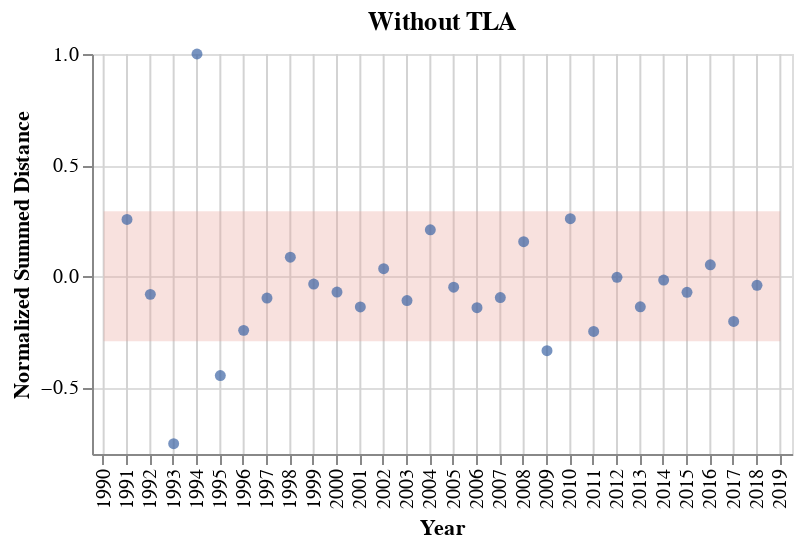
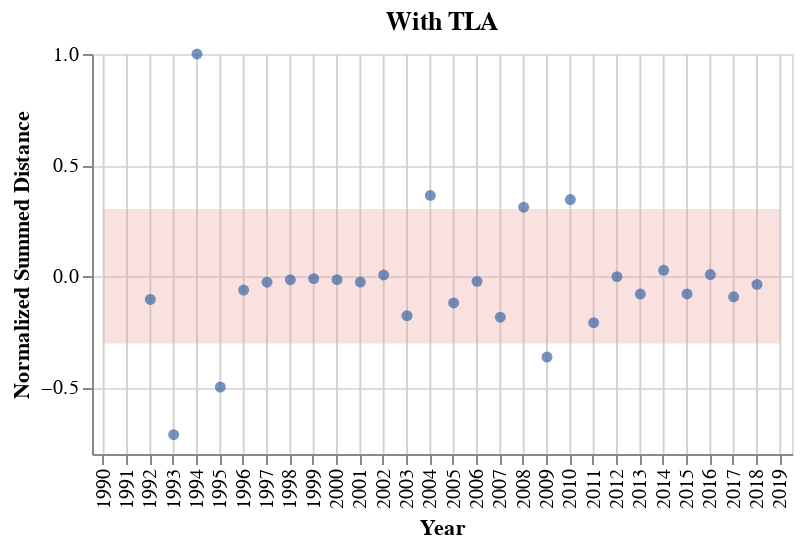

The notebook cell these images were saved under, in order:
### Code cell
bn = (bnormalized / bnormalized.max()).reset_index().rename(columns={0: "dist"})
bn["method"] = "Without TLPA"
bn["std"] = bn["dist"].std()
bn["mstd"] = -bn["dist"].std()
cn = (normalized / normalized.max()).reset_index().rename(columns={0: "dist"})
cn["method"] = "With TLPA"
cn["std"] = cn["dist"].std()
cn["mstd"] = -cn["dist"].std()

# an = pd.concat([bn, cn])
out = "out"
for an in (bn, cn):
    chart = (
        alt.Chart(an)
        .mark_circle(color="#3d65a5")
        .encode(
            x="Year:O",
            y=alt.Y("dist", title="Normalized Summed Distance"),
        )
    )
    error_bands = (
        alt.Chart(an)
        .mark_errorband(color="#e89d92")
        .encode(
            x="Year:N", y=alt.Y("std", title="Normalized Summed Distance"), y2="mstd"
        )
    )
    rules = alt.Chart(an).mark_rule(color="#d3d3d3").encode(x="Year:O")
    display(
        (rules + error_bands + chart).properties(
            width=350, height=200, title=f"With{out} TLA"
        )
    )
    out = ""

    # .facet(alt.Facet("method", title="With and without TLPA")).configure_legend(title=None, orient='top'))

### Figure 1 — Vega-Lite specification as saved in the notebook (floating-point values rounded to 4 significant figures)
{"config": {"view": {"continuousWidth": 300, "continuousHeight": 300}}, "layer": [{"mark": {"type": "rule", "color": "#d3d3d3"}, "encoding": {"x": {"field": "Year", "type": "ordinal"}}}, {"mark": {"type": "errorband", "color": "#e89d92"}, "encoding": {"x": {"field": "Year", "type": "nominal"}, "y": {"field": "std", "title": "Normalized Summed Distance", "type": "quantitative"}, "y2": {"field": "mstd"}}}, {"mark": {"type": "circle", "color": "#3d65a5"}, "encoding": {"x": {"field": "Year", "type": "ordinal"}, "y": {"field": "dist", "title": "Normalized Summed Distance", "type": "quantitative"}}}], "data": {"name": "data-3e587ffd8397d81f0bb3bb99650bf2d7"}, "height": 200, "title": "Without TLA", "width": 350, "$schema": "https://vega.github.io/schema/vega-lite/v5.20.1.json", "datasets": {"data-3e587ffd8397d81f0bb3bb99650bf2d7": [{"Year": 1990, "dist": null, "method": "Without TLPA", "std": 0.2923, "mstd": -0.2923}, {"Year": 1991, "dist": 0.2556, "method": "Without TLPA", "std": 0.2923, "mstd": -0.2923}, {"Year": 1992, "dist": -0.08166, "method": "Without TLPA", "std": 0.2923, "mstd": -0.2923}, {"Year": 1993, "dist": -0.7536, "method": "Without TLPA", "std": 0.2923, "mstd": -0.2923}, {"Year": 1994, "dist": 1.0, "method": "Without TLPA", "std": 0.2923, "mstd": -0.2923}, {"Year": 1995, "dist": -0.4468, "method": "Without TLPA", "std": 0.2923, "mstd": -0.2923}, {"Year": 1996, "dist": -0.2436, "method": "Without TLPA", "std": 0.2923, "mstd": -0.2923}, {"Year": 1997, "dist": -0.09832, "method": "Without TLPA", "std": 0.2923, "mstd": -0.2923}, {"Year": 1998, "dist": 0.08548, "method": "Without TLPA", "std": 0.2923, "mstd": -0.2923}, {"Year": 1999, "dist": -0.0353, "method": "Without TLPA", "std": 0.2923, "mstd": -0.2923}, {"Year": 2000, "dist": -0.07129, "method": "Without TLPA", "std": 0.2923, "mstd": -0.2923}, {"Year": 2001, "dist": -0.1384, "method": "Without TLPA", "std": 0.2923, "mstd": -0.2923}, {"Year": 2002, "dist": 0.03383, "method": "Without TLPA", "std": 0.2923, "mstd": -0.2923}, {"Year": 2003, "dist": -0.1096, "method": "Without TLPA", "std": 0.2923, "mstd": -0.2923}, {"Year": 2004, "dist": 0.2088, "method": "Without TLPA", "std": 0.2923, "mstd": -0.2923}, {"Year": 2005, "dist": -0.04933, "method": "Without TLPA", "std": 0.2923, "mstd": -0.2923}, {"Year": 2006, "dist": -0.1417, "method": "Without TLPA", "std": 0.2923, "mstd": -0.2923}, {"Year": 2007, "dist": -0.09612, "method": "Without TLPA", "std": 0.2923, "mstd": -0.2923}, {"Year": 2008, "dist": 0.1553, "method": "Without TLPA", "std": 0.2923, "mstd": -0.2923}, {"Year": 2009, "dist": -0.3352, "method": "Without TLPA", "std": 0.2923, "mstd": -0.2923}, {"Year": 2010, "dist": 0.2589, "method": "Without TLPA", "std": 0.2923, "mstd": -0.2923}, {"Year": 2011, "dist": -0.2483, "method": "Without TLPA", "std": 0.2923, "mstd": -0.2923}, {"Year": 2012, "dist": -0.005044, "method": "Without TLPA", "std": 0.2923, "mstd": -0.2923}, {"Year": 2013, "dist": -0.1375, "method": "Without TLPA", "std": 0.2923, "mstd": -0.2923}, {"Year": 2014, "dist": -0.01739, "method": "Without TLPA", "std": 0.2923, "mstd": -0.2923}, {"Year": 2015, "dist": -0.07248, "method": "Without TLPA", "std": 0.2923, "mstd": -0.2923}, {"Year": 2016, "dist": 0.05132, "method": "Without TLPA", "std": 0.2923, "mstd": -0.2923}, {"Year": 2017, "dist": -0.2036, "method": "Without TLPA", "std": 0.2923, "mstd": -0.2923}, {"Year": 2018, "dist": -0.04107, "method": "Without TLPA", "std": 0.2923, "mstd": -0.2923}, {"Year": 2019, "dist": null, "method": "Without TLPA", "std": 0.2923, "mstd": -0.2923}]}}

### Figure 2 — Vega-Lite specification as saved in the notebook (floating-point values rounded to 4 significant figures)
{"config": {"view": {"continuousWidth": 300, "continuousHeight": 300}}, "layer": [{"mark": {"type": "rule", "color": "#d3d3d3"}, "encoding": {"x": {"field": "Year", "type": "ordinal"}}}, {"mark": {"type": "errorband", "color": "#e89d92"}, "encoding": {"x": {"field": "Year", "type": "nominal"}, "y": {"field": "std", "title": "Normalized Summed Distance", "type": "quantitative"}, "y2": {"field": "mstd"}}}, {"mark": {"type": "circle", "color": "#3d65a5"}, "encoding": {"x": {"field": "Year", "type": "ordinal"}, "y": {"field": "dist", "title": "Normalized Summed Distance", "type": "quantitative"}}}], "data": {"name": "data-bac9f27c6be95ac6f54adbafb2ccaae1"}, "height": 200, "title": "With TLA", "width": 350, "$schema": "https://vega.github.io/schema/vega-lite/v5.20.1.json", "datasets": {"data-bac9f27c6be95ac6f54adbafb2ccaae1": [{"Year": 1990, "dist": null, "method": "With TLPA", "std": 0.3025, "mstd": -0.3025}, {"Year": 1991, "dist": null, "method": "With TLPA", "std": 0.3025, "mstd": -0.3025}, {"Year": 1992, "dist": -0.1044, "method": "With TLPA", "std": 0.3025, "mstd": -0.3025}, {"Year": 1993, "dist": -0.713, "method": "With TLPA", "std": 0.3025, "mstd": -0.3025}, {"Year": 1994, "dist": 1.0, "method": "With TLPA", "std": 0.3025, "mstd": -0.3025}, {"Year": 1995, "dist": -0.4986, "method": "With TLPA", "std": 0.3025, "mstd": -0.3025}, {"Year": 1996, "dist": -0.06229, "method": "With TLPA", "std": 0.3025, "mstd": -0.3025}, {"Year": 1997, "dist": -0.0268, "method": "With TLPA", "std": 0.3025, "mstd": -0.3025}, {"Year": 1998, "dist": -0.01588, "method": "With TLPA", "std": 0.3025, "mstd": -0.3025}, {"Year": 1999, "dist": -0.01072, "method": "With TLPA", "std": 0.3025, "mstd": -0.3025}, {"Year": 2000, "dist": -0.01532, "method": "With TLPA", "std": 0.3025, "mstd": -0.3025}, {"Year": 2001, "dist": -0.0264, "method": "With TLPA", "std": 0.3025, "mstd": -0.3025}, {"Year": 2002, "dist": 0.005683, "method": "With TLPA", "std": 0.3025, "mstd": -0.3025}, {"Year": 2003, "dist": -0.1774, "method": "With TLPA", "std": 0.3025, "mstd": -0.3025}, {"Year": 2004, "dist": 0.3637, "method": "With TLPA", "std": 0.3025, "mstd": -0.3025}, {"Year": 2005, "dist": -0.1202, "method": "With TLPA", "std": 0.3025, "mstd": -0.3025}, {"Year": 2006, "dist": -0.02317, "method": "With TLPA", "std": 0.3025, "mstd": -0.3025}, {"Year": 2007, "dist": -0.1841, "method": "With TLPA", "std": 0.3025, "mstd": -0.3025}, {"Year": 2008, "dist": 0.3108, "method": "With TLPA", "std": 0.3025, "mstd": -0.3025}, {"Year": 2009, "dist": -0.3637, "method": "With TLPA", "std": 0.3025, "mstd": -0.3025}, {"Year": 2010, "dist": 0.3451, "method": "With TLPA", "std": 0.3025, "mstd": -0.3025}, {"Year": 2011, "dist": -0.2093, "method": "With TLPA", "std": 0.3025, "mstd": -0.3025}, {"Year": 2012, "dist": -0.001732, "method": "With TLPA", "std": 0.3025, "mstd": -0.3025}, {"Year": 2013, "dist": -0.0803, "method": "With TLPA", "std": 0.3025, "mstd": -0.3025}, {"Year": 2014, "dist": 0.02681, "method": "With TLPA", "std": 0.3025, "mstd": -0.3025}, {"Year": 2015, "dist": -0.07974, "method": "With TLPA", "std": 0.3025, "mstd": -0.3025}, {"Year": 2016, "dist": 0.007404, "method": "With TLPA", "std": 0.3025, "mstd": -0.3025}, {"Year": 2017, "dist": -0.09242, "method": "With TLPA", "std": 0.3025, "mstd": -0.3025}, {"Year": 2018, "dist": -0.03713, "method": "With TLPA", "std": 0.3025, "mstd": -0.3025}, {"Year": 2019, "dist": null, "method": "With TLPA", "std": 0.3025, "mstd": -0.3025}]}}
